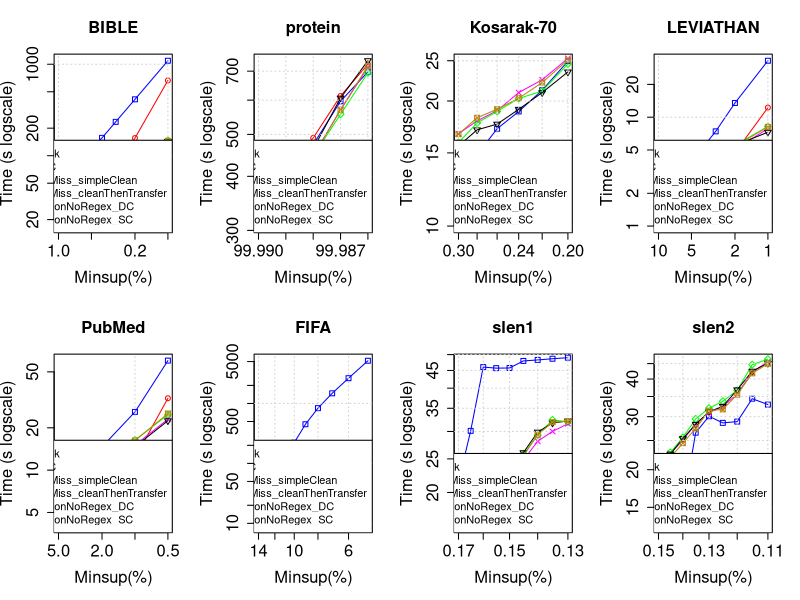

Here is the R script that generated this plot:
tiff("FinalVersionNoRegex.png", width=18, height=9, units='in', res=120)
par(mfrow=c(2,4), cex.lab=1.5, cex.axis=1.5, cex.main=1.5, cex.sub=1.5)

#BIBLE
#DATA
x <- c(0.01, 0.009, 0.008, 0.007, 0.006, 0.005, 0.004, 0.003, 0.002, 0.001)*100

zero <- c(52796, 54313, 65238, 76671, 96842, 121262, 156699, 234465, 413217, 1092148)/1000
one <- c(18850, 18071, 17611, 19872, 23860, 33086, 44031, 64446, 155871, 664830)/1000
two <- c(28351, 20613, 21988, 21630, 25407, 28760, 34332, 42121, 59129, 144700)/1000
three <- c(26555, 21638, 21920, 23982, 25759, 30153, 34436, 44334, 63001, 146520)/1000
four <- c(22525, 20743, 21401, 22428, 23459, 28200, 33593, 42280, 58723, 143557)/1000
five <- c(23369, 20175, 21040, 23738, 24623, 29845, 35764, 44398, 60009, 145250)/1000

#PLOT
plot(x, zero, log = "xy", type="o", pch=0, xlab="Minsup(%)",ylab="Time (s logscale)", col="blue", xlim = rev(range(x)), ylim=c(17, 1092))
lines(x, one, col="red", type="o", pch=1)
lines(x, two, col="magenta", type="o", pch=4)
lines(x, three, col="green", type="o", pch=5)
lines(x, four, col="black", type="o", pch=6)
lines(x, five, col="darkgoldenrod", type="o", pch=7)
title(main="BIBLE", cex.lab=1.5, cex.axis=1.5, cex.main=1.5, cex.sub=1.5)
grid()
legend("bottomright", legend=c("BaseSpark", "BasePPIC", "MmEsLpMiss_simpleClean", "MmEsLpMiss_cleanThenTransfer", "FinalVersionNoRegex_DC", "FinalVersionNoRegex_SC"), lty=c(1,1),lwd=c(2,2), col=c("blue", "red", "magenta", "green", "black", "darkgoldenrod"), cex = 1)

#protein
#DATA
x <- c(0.9999, 0.99988, 0.99987, 0.99986)*100

zero <- c(343017, 473810, 596472, 697465)/1000
one <- c(359711, 490719, 613541, 726131)/1000
two <- c(307324, 445807, 569527, 715469)/1000
three <- c(313665, 446323, 556453, 694012)/1000
four <- c(325769, 462997, 606735, 740408)/1000
five <- c(307021, 444755, 570330, 719730)/1000

#PLOT
plot(x, zero, log = "xy", type="o", pch=0, xlab="Minsup(%)",ylab="Time (s logscale)", col="blue", xlim = rev(range(x)), ylim=c(307, 740))
lines(x, one, col="red", type="o", pch=1)
lines(x, two, col="magenta", type="o", pch=4)
lines(x, three, col="green", type="o", pch=5)
lines(x, four, col="black", type="o", pch=6)
lines(x, five, col="darkgoldenrod", type="o", pch=7)
title(main="protein", cex.lab=1.5, cex.axis=1.5, cex.main=1.5, cex.sub=1.5)
grid()
legend("bottomright", legend=c("BaseSpark", "BasePPIC", "MmEsLpMiss_simpleClean", "MmEsLpMiss_cleanThenTransfer", "FinalVersionNoRegex_DC", "FinalVersionNoRegex_SC"), lty=c(1,1),lwd=c(2,2), col=c("blue", "red", "magenta", "green", "black", "darkgoldenrod"), cex = 1)

#Kosarak-70
#DATA
x <- c(0.003, 0.0028, 0.0026, 0.0024, 0.0022, 0.002)*100

zero <- c(15474, 14856, 17149, 18875, 21231, 24935)/1000
one <- c(10592, 10615, 11709, 12472, 13241, 15153)/1000
two <- c(16688, 17908, 18961, 20953, 22498, 25327)/1000
three <- c(15886, 17709, 18883, 20282, 21138, 24560)/1000
four <- c(15588, 17048, 17596, 19098, 20958, 23497)/1000
five <- c(16638, 18229, 19110, 20317, 22155, 25099)/1000

#PLOT
plot(x, zero, log = "xy", type="o", pch=0, xlab="Minsup(%)",ylab="Time (s logscale)", col="blue", xlim = rev(range(x)), ylim=c(10, 25))
lines(x, one, col="red", type="o", pch=1)
lines(x, two, col="magenta", type="o", pch=4)
lines(x, three, col="green", type="o", pch=5)
lines(x, four, col="black", type="o", pch=6)
lines(x, five, col="darkgoldenrod", type="o", pch=7)
title(main="Kosarak-70", cex.lab=1.5, cex.axis=1.5, cex.main=1.5, cex.sub=1.5)
grid()
legend("bottomright", legend=c("BaseSpark", "BasePPIC", "MmEsLpMiss_simpleClean", "MmEsLpMiss_cleanThenTransfer", "FinalVersionNoRegex_DC", "FinalVersionNoRegex_SC"), lty=c(1,1),lwd=c(2,2), col=c("blue", "red", "magenta", "green", "black", "darkgoldenrod"), cex = 1)

#LEVIATHAN
#DATA
x <- c(0.1, 0.09, 0.08, 0.07, 0.06, 0.05, 0.04, 0.03, 0.02, 0.01)*100

zero <- c(2295, 2312, 2516, 3105, 3496, 4080, 5163, 7414, 13505, 33000)/1000
one <- c(1729, 1793, 1857, 1919, 2077, 2306, 2672, 3117, 4718, 12253)/1000
two <- c(2746, 2609, 2725, 2889, 3212, 3208, 3636, 4063, 5061, 7866)/1000
three <- c(2947, 3110, 3124, 3251, 3461, 3733, 4081, 4329, 5527, 8213)/1000
four <- c(2510, 2577, 2677, 2725, 3081, 3125, 3601, 3887, 5504, 7288)/1000
five <- c(2822, 2782, 2842, 3052, 3397, 3503, 4052, 4414, 5416, 8141)/1000

#PLOT
plot(x, zero, log = "xy", type="o", pch=0, xlab="Minsup(%)",ylab="Time (s logscale)", col="blue", xlim = rev(range(x)), ylim=c(1, 33))
lines(x, one, col="red", type="o", pch=1)
lines(x, two, col="magenta", type="o", pch=4)
lines(x, three, col="green", type="o", pch=5)
lines(x, four, col="black", type="o", pch=6)
lines(x, five, col="darkgoldenrod", type="o", pch=7)
title(main="LEVIATHAN", cex.lab=1.5, cex.axis=1.5, cex.main=1.5, cex.sub=1.5)
grid()
legend("bottomright", legend=c("BaseSpark", "BasePPIC", "MmEsLpMiss_simpleClean", "MmEsLpMiss_cleanThenTransfer", "FinalVersionNoRegex_DC", "FinalVersionNoRegex_SC"), lty=c(1,1),lwd=c(2,2), col=c("blue", "red", "magenta", "green", "black", "darkgoldenrod"), cex = 1)

#PubMed
#DATA
x <- c(0.05, 0.04, 0.03, 0.02, 0.01, 0.005)*100

zero <- c(6549, 7547, 9177, 14644, 25945, 60113)/1000
one <- c(4767, 5261, 6040, 7894, 12184, 32451)/1000
two <- c(8387, 8745, 9591, 10901, 15052, 23029)/1000
three <- c(9212, 10699, 10272, 11668, 16387, 24768)/1000
four <- c(8307, 8559, 9442, 10633, 14689, 22462)/1000
five <- c(8956, 9336, 10249, 11539, 16225, 25284)/1000

#PLOT
plot(x, zero, log = "xy", type="o", pch=0, xlab="Minsup(%)",ylab="Time (s logscale)", col="blue", xlim = rev(range(x)), ylim=c(4, 60))
lines(x, one, col="red", type="o", pch=1)
lines(x, two, col="magenta", type="o", pch=4)
lines(x, three, col="green", type="o", pch=5)
lines(x, four, col="black", type="o", pch=6)
lines(x, five, col="darkgoldenrod", type="o", pch=7)
title(main="PubMed", cex.lab=1.5, cex.axis=1.5, cex.main=1.5, cex.sub=1.5)
grid()
legend("bottomright", legend=c("BaseSpark", "BasePPIC", "MmEsLpMiss_simpleClean", "MmEsLpMiss_cleanThenTransfer", "FinalVersionNoRegex_DC", "FinalVersionNoRegex_SC"), lty=c(1,1),lwd=c(2,2), col=c("blue", "red", "magenta", "green", "black", "darkgoldenrod"), cex = 1)

#FIFA
#DATA
x <- c(0.14, 0.12, 0.1, 0.09, 0.08, 0.07, 0.06, 0.05)*100

zero <- c(34465, 79626, 221550, 449631, 834468, 1476503, 2639619, 5160952)/1000
one <- c(9423, 13932, 21048, 31249, 43581, 66511, 112528, 204980)/1000
two <- c(21749, 23663, 28585, 31912, 36089, 41339, 51483, 81367)/1000
three <- c(21487, 23352, 27675, 30099, 34273, 39596, 50538, 78498)/1000
four <- c(20683, 22658, 26916, 30191, 34036, 41168, 52060, 74124)/1000
five <- c(23201, 24925, 30657, 33265, 38083, 44532, 56105, 78123)/1000

#PLOT
plot(x, zero, log = "xy", type="o", pch=0, xlab="Minsup(%)",ylab="Time (s logscale)", col="blue", xlim = rev(range(x)), ylim=c(9, 5160))
lines(x, one, col="red", type="o", pch=1)
lines(x, two, col="magenta", type="o", pch=4)
lines(x, three, col="green", type="o", pch=5)
lines(x, four, col="black", type="o", pch=6)
lines(x, five, col="darkgoldenrod", type="o", pch=7)
title(main="FIFA", cex.lab=1.5, cex.axis=1.5, cex.main=1.5, cex.sub=1.5)
grid()
legend("bottomright", legend=c("BaseSpark", "BasePPIC", "MmEsLpMiss_simpleClean", "MmEsLpMiss_cleanThenTransfer", "FinalVersionNoRegex_DC", "FinalVersionNoRegex_SC"), lty=c(1,1),lwd=c(2,2), col=c("blue", "red", "magenta", "green", "black", "darkgoldenrod"), cex = 1)

#slen1
#DATA
x <- c(0.0017, 0.00165, 0.0016, 0.00155, 0.0015, 0.00145, 0.0014, 0.00135, 0.0013)*100

zero <- c(21433, 30124, 46018, 45696, 45741, 47937, 48250, 48646, 48981)/1000
two <- c(16109, 19190, 21142, 23318, 23831, 24810, 28111, 30013, 31588)/1000
three <- c(16570, 19902, 21919, 24334, 24709, 25738, 29292, 32392, 31989)/1000
four <- c(16903, 18691, 21227, 23410, 25048, 26062, 29873, 31750, 32163)/1000
five <- c(16148, 17981, 21171, 22193, 24595, 25519, 29340, 31913, 32135)/1000

#PLOT
plot(x, zero, log = "xy", type="o", pch=0, xlab="Minsup(%)",ylab="Time (s logscale)", col="blue", xlim = rev(range(x)), ylim=c(16, 48))
lines(x, two, col="magenta", type="o", pch=4)
lines(x, three, col="green", type="o", pch=5)
lines(x, four, col="black", type="o", pch=6)
lines(x, five, col="darkgoldenrod", type="o", pch=7)
title(main="slen1", cex.lab=1.5, cex.axis=1.5, cex.main=1.5, cex.sub=1.5)
grid()
legend("bottomright", legend=c("BaseSpark", "MmEsLpMiss_simpleClean", "MmEsLpMiss_cleanThenTransfer", "FinalVersionNoRegex_DC", "FinalVersionNoRegex_SC"), lty=c(1,1),lwd=c(2,2), col=c("blue", "magenta", "green", "black", "darkgoldenrod"), cex = 1)

#slen2
#DATA
x <- c(0.0015, 0.00145, 0.0014, 0.00135, 0.0013, 0.00125, 0.0012, 0.00115, 0.0011)*100

zero <- c(13258, 14335, 14949, 26537, 30083, 28606, 28885, 34413, 32900)/1000
two <- c(19480, 22694, 25047, 28425, 30926, 32442, 35665, 42130, 45709)/1000
three <- c(20445, 22825, 25604, 29482, 32010, 33751, 36669, 44653, 46566)/1000
four <- c(20289, 22537, 25372, 28287, 31163, 32456, 36837, 42475, 45137)/1000
five <- c(19346, 21970, 24495, 27409, 31411, 31715, 35497, 41780, 44965)/1000

#PLOT
plot(x, zero, log = "xy", type="o", pch=0, xlab="Minsup(%)",ylab="Time (s logscale)", col="blue", xlim = rev(range(x)), ylim=c(13, 46))
lines(x, two, col="magenta", type="o", pch=4)
lines(x, three, col="green", type="o", pch=5)
lines(x, four, col="black", type="o", pch=6)
lines(x, five, col="darkgoldenrod", type="o", pch=7)
title(main="slen2", cex.lab=1.5, cex.axis=1.5, cex.main=1.5, cex.sub=1.5)
grid()
legend("bottomright", legend=c("BaseSpark", "MmEsLpMiss_simpleClean", "MmEsLpMiss_cleanThenTransfer", "FinalVersionNoRegex_DC", "FinalVersionNoRegex_SC"), lty=c(1,1),lwd=c(2,2), col=c("blue", "magenta", "green", "black", "darkgoldenrod"), cex = 1)

dev.off()
